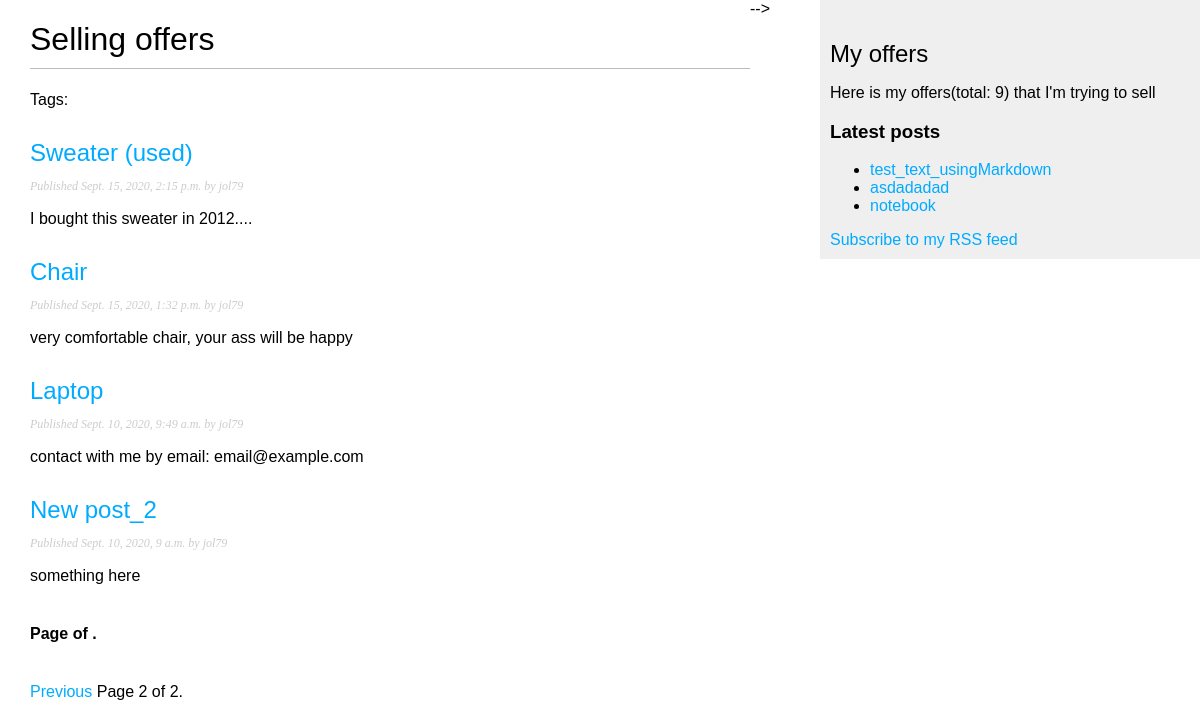
Screenshot of /blog/?page=2 with the database file from the repository.
### blog/models.py (models this page shows, shortened)
class Post(models.Model):
    STATUS_CHOICES = (
        ('draft', 'Draft'),
        ('published', 'Published'),
    )
    title = models.CharField(max_length=250)
    slug = models.SlugField(max_length=250,
                            unique_for_date='publish')
    author = models.ForeignKey(User,
                               on_delete=models.CASCADE,
                               related_name='blog_posts')
    body = models.TextField()
    publish = models.DateTimeField(default=timezone.now)
    created = models.DateTimeField(auto_now_add=True)
    updated = models.DateTimeField(auto_now=True)
    status = models.CharField(max_length=10,
                              choices=STATUS_CHOICES,
                              default='draft')
    objects = models.Manager()
    published = PublishedManager()
    tags = TaggableManager()
    def get_absolute_url(self):
        return reverse('blog:post_detail',
                       args=[self.publish.year,
                             self.publish.month,
                             self.publish.day,
                             self.slug])
    class Meta:
        ordering = ['-publish']

### blog/views.py (the view)
# urls.py: path('', views.PostListView.as_view(), name='post_list'),
class PostListView(ListView):
    queryset = Post.published.all()
    context_object_name = 'posts'
    paginate_by = 5
    template_name = 'blog/post/list.html'

### blog/models.py (called while the page is built)
    def get_queryset(self):
        return super(PublishedManager,
                     self).get_queryset()\
                          .filter(status="published")

### blog/templatetags/blog_tags.py (called while the page is built)
@register.filter(name="markdown")
def markdown_format(text):
    return mark_safe(markdown.markdown(text))

@register.simple_tag
def total_posts():
    return Post.published.count()

@register.inclusion_tag('blog/post/latest_posts.html')
def show_latest_posts(count=5):
    latest_posts = Post.published.order_by('-publish')[:count]
    return {'latest_posts': latest_posts}

### blog/templates/blog/post/list.html (shortened to what this page needs)
{% extends "blog/base.html" %}
{% load blog_tags %}
{% block content %}
    <h1>Selling offers</h1>
    <p class="tags">
        Tags: {{ post.tags.all|join:", " }}
    </p>
    {% for post in posts %}
        <h2>
            <a href="{{ post.get_absolute_url }}">
                {{ post.title }}
            </a>
        </h2>
        <p class="date">
            Published {{ post.publish }} by {{ post.author}}
        </p>
        {{ post.body|markdown|truncatewords_html:30 }}
    {% endfor %}
    {% include "pagination.html" with page=posts %}
{% endblock %}

### blog/templates/blog/post/latest_posts.html
<ul>
    {% for post in latest_posts %}
        <li>
            <a href="{{ post.get_absolute_url }}">
                {{ post.title }}
            </a>
        </li>
    {% endfor %}
</ul>

### blog/static/css/blog.css (style rules this page uses)
body { margin:0; padding:0; font-family:helvetica, sans-serif; }
a { color:#00abff; text-decoration:none; }
h1 { font-weight:normal; border-bottom:1px solid #bbb; padding:0 0 10px 0; }
h2 { font-weight:normal; margin:30px 0 0; }
p.date { color:#ccc; font-family: georgia, serif; font-size: 12px; font-style: italic; }

### rows the page displays
Post: title "Sweater (used)", publish "Sept. 15, 2020, 2:15 p.m.", author "jol79", body "I bought this sweater in 2012...."
Post: title "Chair", publish "Sept. 15, 2020, 1:32 p.m.", author "jol79", body "very comfortable chair, your ass will be happy"
Post: title "Laptop", publish "Sept. 10, 2020, 9:49 a.m.", author "jol79", body "contact with me by email: email@example.com"
Post: title "New post_2", publish "Sept. 10, 2020, 9 a.m.", author "jol79", body "something here"
Post: title "test_text_usingMarkdown"
Post: title "asdadadad"
Post: title "notebook"

### other values shown
{{ page.number }} "2"
{{ page.paginator.num_pages }} "2"
